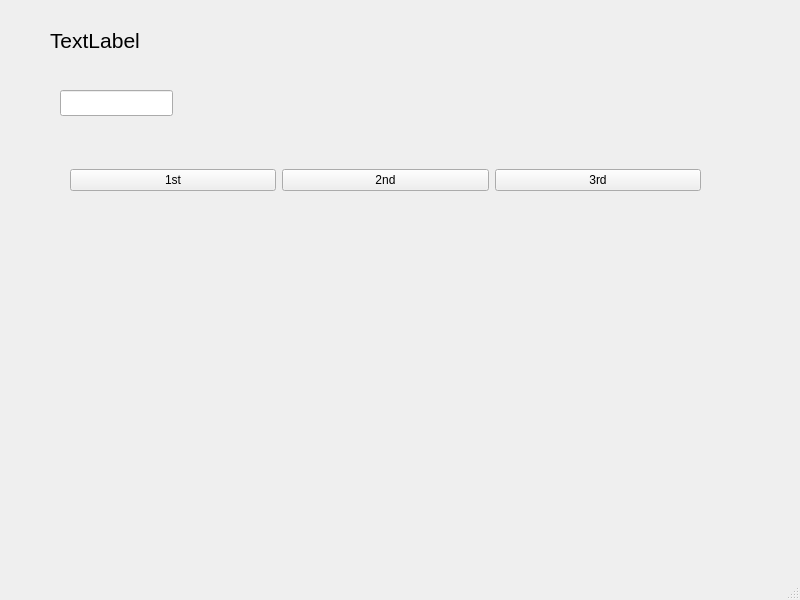
<?xml version="1.0" encoding="UTF-8"?>
<ui version="4.0">
 <class>MainWindow</class>
 <widget class="QMainWindow" name="MainWindow">
  <property name="geometry">
   <rect>
    <x>0</x>
    <y>0</y>
    <width>800</width>
    <height>600</height>
   </rect>
  </property>
  <property name="windowTitle">
   <string>MainWindow</string>
  </property>
  <widget class="QWidget" name="centralwidget">
   <widget class="QWidget" name="horizontalLayoutWidget">
    <property name="geometry">
     <rect>
      <x>70</x>
      <y>130</y>
      <width>631</width>
      <height>101</height>
     </rect>
    </property>
    <layout class="QHBoxLayout" name="horizontalLayout">
     <item>
      <widget class="QPushButton" name="pushButton_3">
       <property name="text">
        <string>1st</string>
       </property>
      </widget>
     </item>
     <item>
      <widget class="QPushButton" name="pushButton_2">
       <property name="text">
        <string>2nd</string>
       </property>
      </widget>
     </item>
     <item>
      <widget class="QPushButton" name="pushButton">
       <property name="text">
        <string>3rd</string>
       </property>
      </widget>
     </item>
    </layout>
   </widget>
   <widget class="QLabel" name="label">
    <property name="geometry">
     <rect>
      <x>50</x>
      <y>0</y>
      <width>571</width>
      <height>81</height>
     </rect>
    </property>
    <property name="font">
     <font>
      <pointsize>16</pointsize>
     </font>
    </property>
    <property name="text">
     <string>TextLabel</string>
    </property>
   </widget>
   <widget class="QLineEdit" name="lineEdit">
    <property name="geometry">
     <rect>
      <x>60</x>
      <y>90</y>
      <width>113</width>
      <height>26</height>
     </rect>
    </property>
   </widget>
  </widget>
  <widget class="QMenuBar" name="menubar">
   <property name="geometry">
    <rect>
     <x>0</x>
     <y>0</y>
     <width>800</width>
     <height>33</height>
    </rect>
   </property>
  </widget>
  <widget class="QStatusBar" name="statusbar"/>
 </widget>
 <resources/>
 <connections>
  <connection>
   <sender>pushButton_3</sender>
   <signal>clicked()</signal>
   <receiver>MainWindow</receiver>
   <slot>firstClick()</slot>
   <hints>
    <hint type="sourcelabel">
     <x>148</x>
     <y>215</y>
    </hint>
    <hint type="destinationlabel">
     <x>218</x>
     <y>341</y>
    </hint>
   </hints>
  </connection>
  <connection>
   <sender>pushButton_2</sender>
   <signal>clicked()</signal>
   <receiver>MainWindow</receiver>
   <slot>secondClick()</slot>
   <hints>
    <hint type="sourcelabel">
     <x>325</x>
     <y>219</y>
    </hint>
    <hint type="destinationlabel">
     <x>385</x>
     <y>298</y>
    </hint>
   </hints>
  </connection>
  <connection>
   <sender>pushButton</sender>
   <signal>clicked()</signal>
   <receiver>MainWindow</receiver>
   <slot>thirdClick()</slot>
   <hints>
    <hint type="sourcelabel">
     <x>517</x>
     <y>222</y>
    </hint>
    <hint type="destinationlabel">
     <x>601</x>
     <y>303</y>
    </hint>
   </hints>
  </connection>
 </connections>
 <slots>
  <slot>firstClick()</slot>
  <slot>secondClick()</slot>
  <slot>thirdClick()</slot>
 </slots>
</ui>
